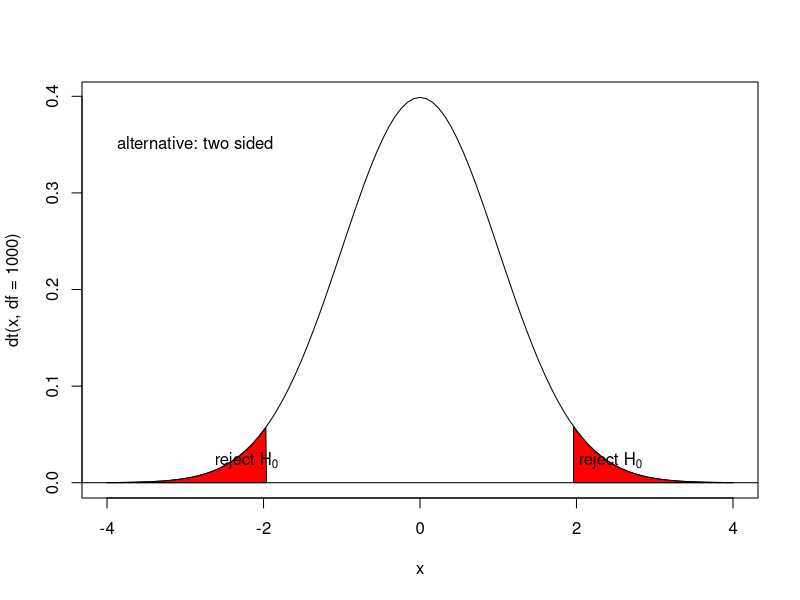
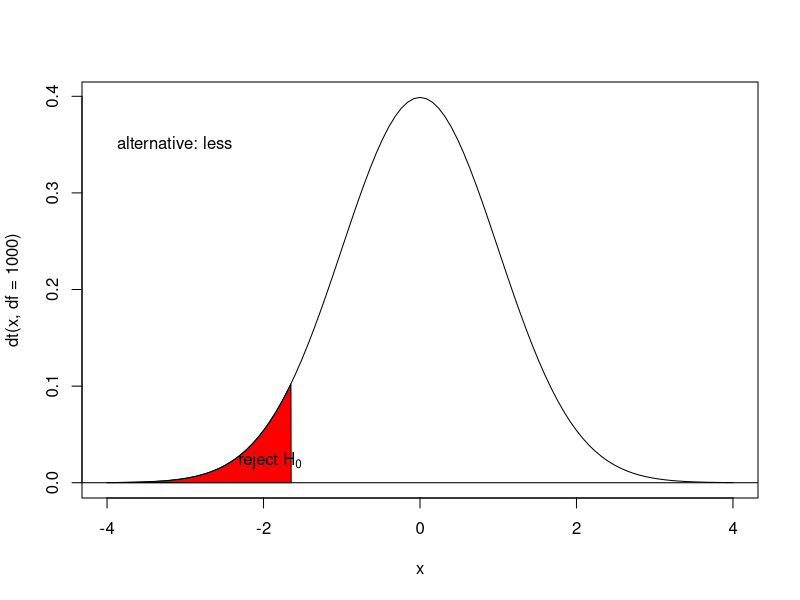
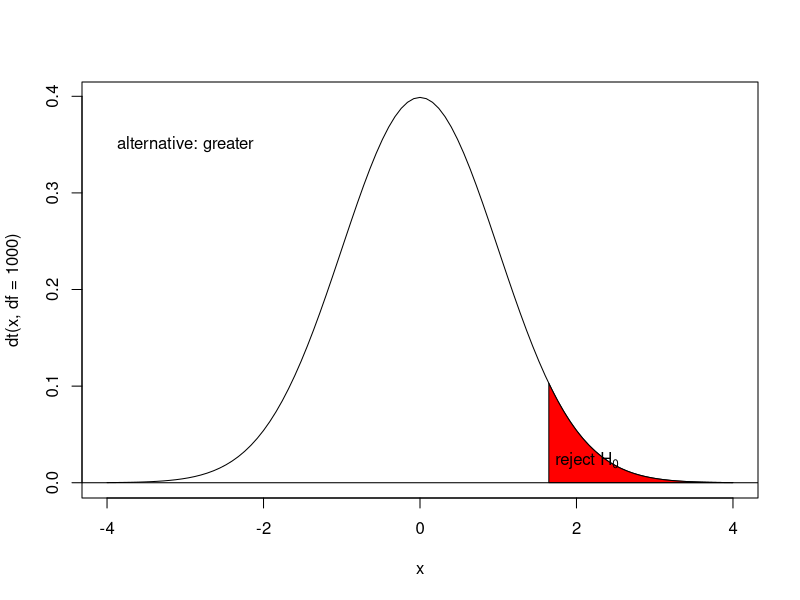

Generate these figures, in order, with R:
## ---- chunk 1
curve(dt(x,df=1000),from = -4,to = 4)
text(-4,0.35,"alternative: two sided",pos=4)
abline(h=0)
x <- seq(-4,qt(0.025,df=1000),by=0.01)
y <- dnorm(x)
x <- c(x,qt(0.025,df=1000))
y <- c(y,dt(-4,df=1000))
polygon(x,y,col="red")

x <- seq(qt(0.975,df=1000),4,by=0.01)
y <- dt(x,df=1000)
x <- c(x,qt(0.975,df=1000))
y <- c(y,dt(4,df=1000))
polygon(x,y,col="red")

text(-2.75,0.02,expression(paste("reject ",H[0])),pos=4)
text(1.9,0.02,expression(paste("reject ",H[0])),pos=4)
## ---- chunk 2
curve(dt(x,df=1000),-4,4)
abline(h=0)
x <- seq(-4,qt(0.05,df=1000),by=0.01)
y <- dt(x,df=1000)
x <- c(x,qt(0.05,df=1000))
y <- c(y,dt(-4,df=1000))
polygon(x,y,col="red")

text(-4,0.35,"alternative: less",pos=4)
text(-2.45,0.02,expression(paste("reject ",H[0])),pos=4)

## ---- chunk 3
curve(dt(x,df=1000),-4,4)
abline(h=0)

x <- seq(qt(0.95,df=1000),4,by=0.01)
y <- dt(x,df=1000)
x <- c(x,qt(0.95,df=1000))
y <- c(y,dt(4,df=1000))
polygon(x,y,col="red")

text(-4,0.35,"alternative: greater",pos=4)
text(1.6,0.02,expression(paste("reject ",H[0])),pos=4)
## ---- chunk 4
set.seed(1)
x <- rnorm(12) ## create random numbers
t.test(x,mu=0) ## population mean 0
## ---- chunk 5
t.test(x,mu=1) ## population mean 1
## ---- chunk 6
set.seed(1)
x <- rnorm(12) ## create random numbers
y <- rnorm(12) ## create random numbers
head(data.frame(x,y))
## ---- chunk 7
t.test(x,y)
## ---- chunk 8
g <- sample(c("A","B"),12,replace = T) ## create random group vector
head(data.frame(x,g))
## ---- chunk 9
t.test(x~g)
## ---- chunk 10
t.test(x,y,var.equal = T)
## ---- chunk 11
qbinom(p = c(0.025,0.975),size = 600, prob = 1/6)
## ---- chunk 12
qbinom(p = 0.95,size = 600, prob = 1/6)
## ---- chunk 13
qbinom(p = 0.05,size = 600, prob = 1/6)
## ---- chunk 14
set.seed(1)
## ---- chunk 15
sample(1:6,600,replace = T)
## ---- chunk 16
set.seed(1)
## ---- chunk 17
sample(1:6,600,replace = T)==6
## ---- chunk 18
set.seed(1)
## ---- chunk 19
sum(sample(1:6,600,replace = T)==6)
## ---- chunk 20
x <- replicate(1000, sum(sample(1:6,600,replace = T)==6))
df <- data.frame(repid = 1:1000, n.6s = x)
## ---- chunk 21
head(df,10)
